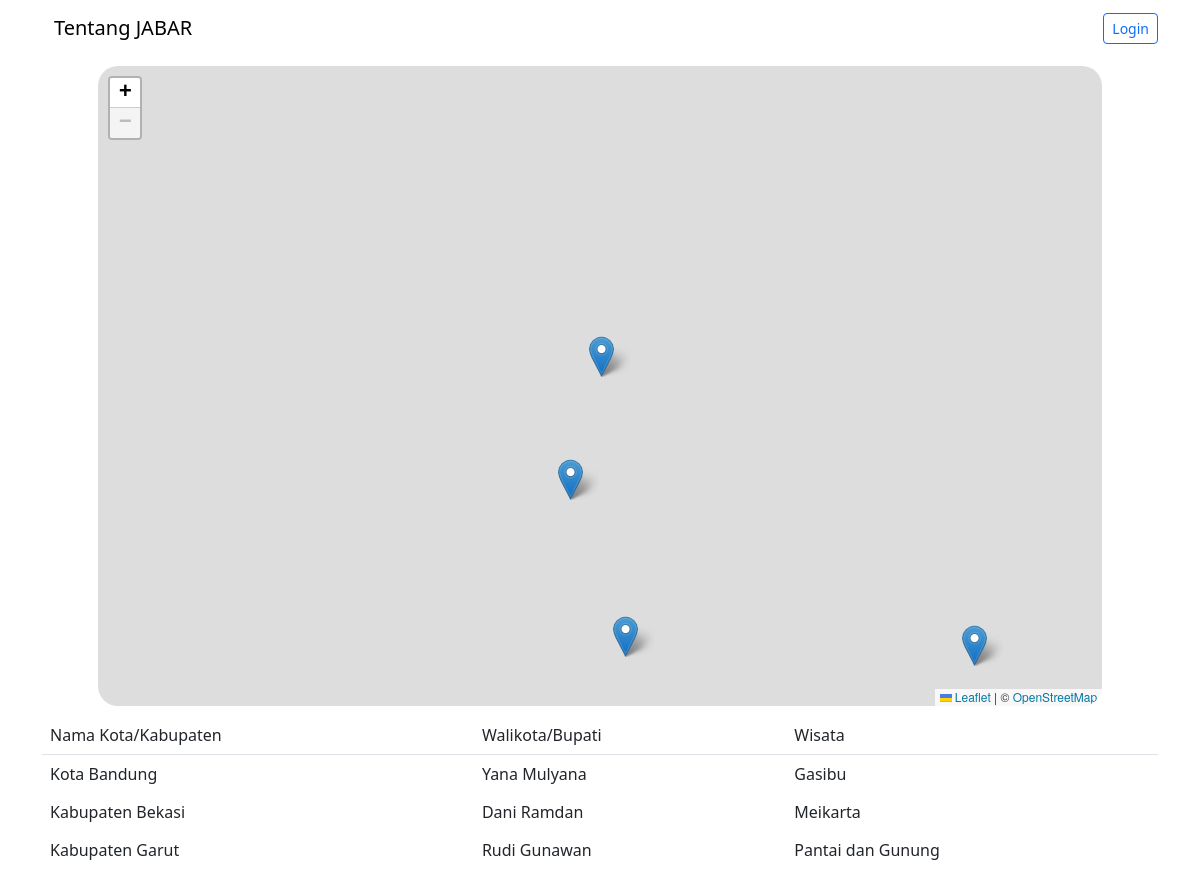
Page /jabar/ on the committed database.
### jabar/models.py (models this page shows, shortened)
class Kota(models.Model):
    nama = models.CharField(max_length=100)
    pejabat = models.CharField(max_length=100)
    wisata = models.CharField(max_length=100,null=True)

### jabar/views.py (the view)
# urls.py: path('', views.index, name='index'),
@csrf_exempt
def index(request):
    data_kota = Kota.objects.all()
    data_peta = Peta.objects.all()
    data_peta_json = serializers.serialize('json', data_peta)
    konteks ={
        'dataJson':data_peta_json,
        'index':data_peta,
        'index': data_kota
    }
    return render(request, "jabar/index.html", konteks)

### jabar/templates/jabar/index.html (shortened to what this page needs)
<link rel="stylesheet" href="https://cdnjs.cloudflare.com/ajax/libs/font-awesome/6.2.1/css/all.min.css">
<link rel="stylesheet" href="https://unpkg.com/leaflet@1.9.3/dist/leaflet.css"
integrity="sha256-kLaT2GOSpHechhsozzB+flnD+zUyjE2LlfWPgU04xyI="
crossorigin=""/>
<link href="https://cdn.jsdelivr.net/npm/bootstrap@5.3.0-alpha1/dist/css/bootstrap.min.css" rel="stylesheet"
integrity="sha384-GLhlTQ8iRABdZLl6O3oVMWSktQOp6b7In1Zl3/Jr59b6EGGoI1aFkw7cmDA6j6gD">
{% block content %}
<div class="container">
    <nav class="navbar navbar-expand-lg bg-transparent">
      <div class="container-fluid">
        <a class="navbar-brand" href="#">Tentang JABAR</a>
      </div>
      <a href="{% url 'login' %}" class="btn  btn-sm btn-outline-primary" style="float: left;">Login</a>
    </nav>
  </div>
<div class="container">
    <div style="width: 90%; margin-left: auto; margin-right: auto; margin-top: 10px; margin-bottom: 10px; ">
        <div id="map" style="width: 100%; height: 80vh; border-radius: 20px;"></div>
    </div>
    <table class="table table-borderless">
        <thead class="border-bottom font-weight-bold">
            <center>
            <tr>
                <td>Nama Kota/Kabupaten</td>
                <td>Walikota/Bupati</td>
                <td>Wisata</td>
            </tr>
        </thead>
        <tbody>
            {% for Kota in index %}
            <tr>
                <td>{{Kota.nama}}</td>
                <td>{{Kota.pejabat}}</td>
                <td>{{Kota.wisata}}</td>
            </tr>
            {% endfor %}
        </tbody>
    </table>
</div>
{% endblock content %}

### rows in the picture
Kota: nama "Kota Bandung", pejabat "Yana Mulyana", wisata "Gasibu"
Kota: nama "Kabupaten Bekasi", pejabat "Dani Ramdan", wisata "Meikarta"
Kota: nama "Kabupaten Garut", pejabat "Rudi Gunawan", wisata "Pantai dan Gunung"
